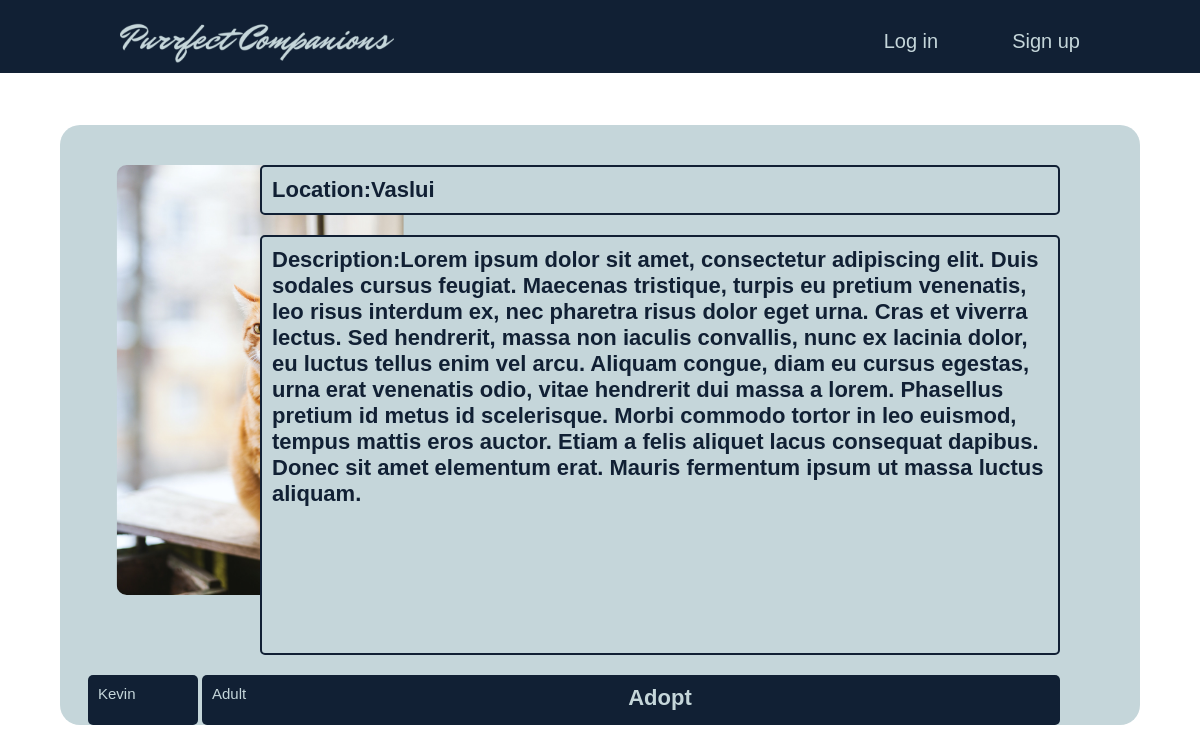
/cat/18, run on the app's committed database.
### tables this page shows
CREATE TABLE cats (id_cat INTEGER PRIMARY KEY AUTOINCREMENT NOT NULL, name TEXT NOT NULL, age TEXT NOT NULL, gender TEXT NOT NULL, location TEXT NOT NULL, description TEXT NOT NULL, photo_path TEXT NOT NULL, user_id INTEGER, FOREIGN KEY (user_id) REFERENCES users(id));

### app.py (the view)
@app.route("/cat/<int:cat_id>", methods=["GET", "POST"])
def cat_details(cat_id):
    cat=get_cat_by_id(cat_id)
    return render_template("cat_details.html", cat=cat)

### app.py (called while the page is built)
def get_cat_by_id(cat_id):
    connection = sqlite3.connect("purrfect.db")
    cursor = connection.cursor()
    cursor.execute("SELECT * FROM cats WHERE id_cat=(?);", (cat_id,))
    cats = cursor.fetchone()
    connection.close()
    return cats

### templates/cat_details.html (shortened to what this page needs)
{% extends "template.html" %}
{% block body %}
<div class="bg_rectangle">
    <div class="r1">
        <div class="cat_general_info">
            <p class="general_inpt">{{cat[1]}}</p>
            <p class="general_inpt">{{cat[2]}}</p>
            <p class="general_inpt">{{cat[3]}}</p>
        </div>
    </div>
    <div class="r2">
        <div class="location_inpt border">
            <p>Location:{{cat[4]}}</p>
        </div>
        <div class="description_inpt border">
            <p>Description:{{cat[5]}}</p>
        </div>
        <a href="{{ url_for('adopt', cat_id=cat[0])}}" class="submit_btn href_btn">Adopt</a>
    </div>
</div>
{% endblock %}

### static/css/main.css (style rules this page uses)
* { margin: 0; padding: 0; box-sizing: border-box; }
.border { border:2px solid #112034; }
.bg_rectangle { background-color: #C5D6DA; height: 75vh; width: 90vw; position: absolute; top:50%; left:50%; transform: translate(-50%, -50%); margin-top: 25px; border-radius: 20px; overflow: hidden; }
.r2 { position:absolute; right:50px; width: 850px; height: 650px; overflow: hidden; float:right; margin-top: 20px; }
.description_inpt, .location_inpt, .submit_btn { position:absolute; left:20px; width: 800px; padding-left: 10px; font-family: Arial, Helvetica, sans-serif; font-size: 22px; border-radius: 5px; background-color:#C5D6DA; color:#112034; font-weight: 900; }
.location_inpt { top:20px; height: 50px; padding: 10px; }
.description_inpt { top:90px; height: 420px; overflow: hidden; word-wrap: break-word; overflow-wrap: break-word; padding-top: 10px; }
.r1 { position:absolute; top:20px; left:10px; width: 380px; height: 580px; float:left; }
.submit_btn { border: none; background-color: #112034; color:#C5D6DA; top:530px; height: 50px; }
.cat_general_info { position: relative; top: 530px; left: 18px; }
.general_inpt { padding: 10px; width: 110px; height: 50px; position: relative; display: inline-block; border-radius: 5px; background-color: #112034; border: none; font-family: Arial, Helvetica, sans-serif; font-size: 15px; font-weight:200; color: #C5D6DA; }
.href_btn { text-align: center; padding: 10px; text-decoration: none; }

### data on the page
cats: name "Kevin", age "Adult", location "Vaslui", description "Lorem ipsum dolor sit amet, consectetur adipiscing elit. Duis sodales cursus feugiat. Maecenas tristique, turpis eu pretium venenatis, leo risus interdum ex, nec pharetra risus dolor eget urna. Cras et viverra lectus. Sed hendrerit, massa non iaculis convallis, nunc ex lacinia dolor, eu luctus tellus enim vel arcu. Aliquam congue, diam eu cursus egestas, urna erat venenatis odio, vitae hendrerit dui massa a lorem. Phasellus pretium id metus id scelerisque. Morbi commodo tortor in leo euismod, tempus mattis eros auctor. Etiam a felis aliquet lacus consequat dapibus. Donec sit amet elementum erat. Mauris fermentum ipsum ut massa luctus aliquam."
